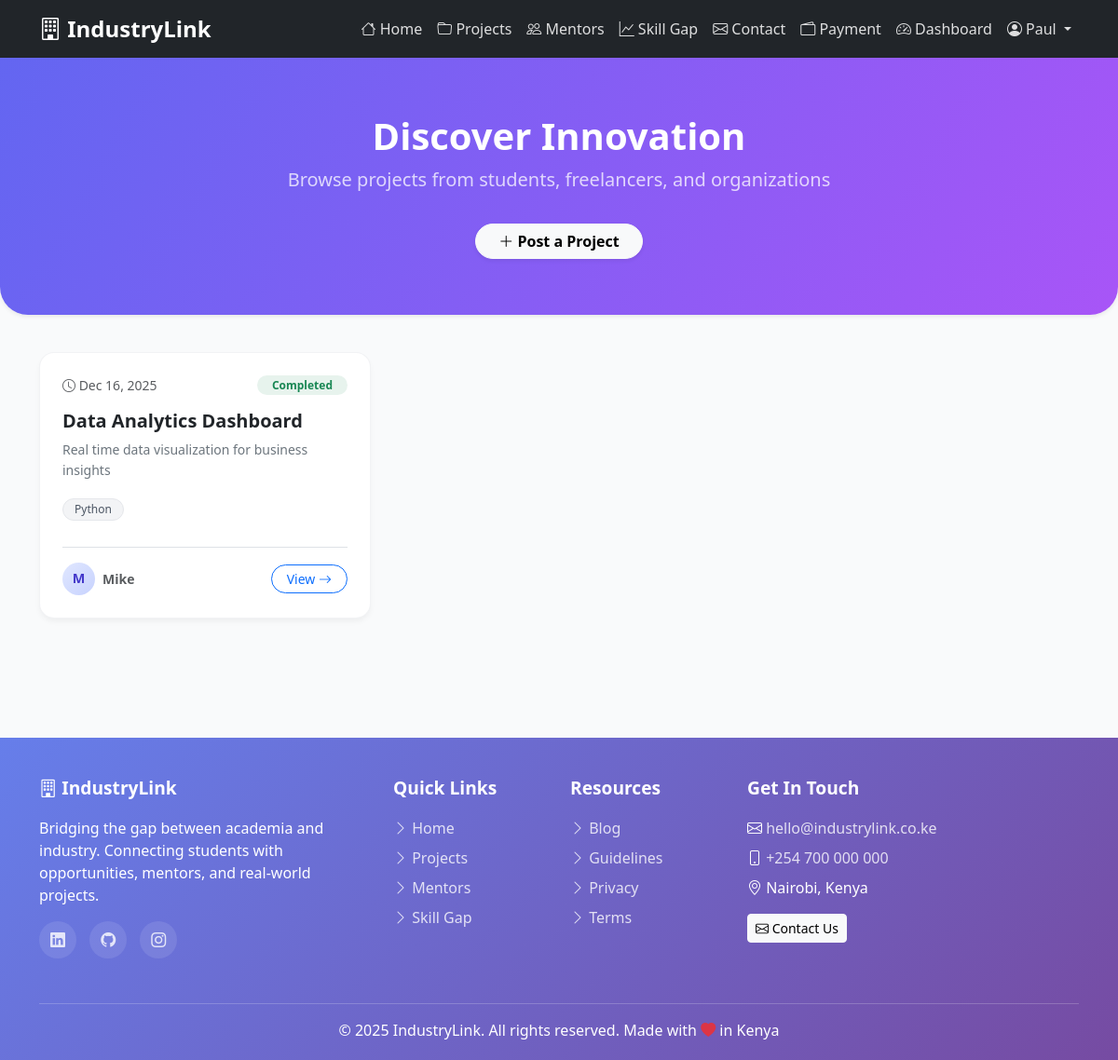
The page /projects/ (signed in) on the database its author committed.
### main/models.py (models this page shows, shortened)
class Project(models.Model):
    STATUS_CHOICES = [
        ('ongoing', 'Ongoing'),
        ('completed', 'Completed'),
        ('paused', 'Paused'),
    ]
    student = models.ForeignKey('StudentProfile', on_delete=models.CASCADE, related_name='projects')
    freelancer = models.ForeignKey('Freelancer', on_delete=models.CASCADE, related_name='projects', null=True, blank=True)
    organization = models.ForeignKey('Organization', on_delete=models.CASCADE, related_name='projects', null=True, blank=True)
    title = models.CharField(max_length=200)
    description = models.TextField()
    skills_used = models.TextField()
    github_link = models.URLField(blank=True)
    status = models.CharField(max_length=20, choices=STATUS_CHOICES, default='ongoing')
    start_date = models.DateField()
    end_date = models.DateField(blank=True, null=True)
    created_at = models.DateTimeField(auto_now_add=True)
    updated_at = models.DateTimeField(auto_now=True)
    class Meta:
        ordering = ['-created_at']

class StudentProfile(models.Model):
    user= models.OneToOneField(User, on_delete=models.CASCADE, related_name='student_profile')
    year_of_study = models.IntegerField()
    course = models.CharField(max_length=200)
    institution = models.CharField(max_length=200)
    email = models.EmailField()
    bio = models.TextField(blank=True)
    skills = models.TextField(help_text="Comma-separated skills")
    created_at = models.DateTimeField(auto_now_add=True)
    updated_at = models.DateTimeField(auto_now=True)
    class Meta:
        verbose_name = "Student Profile"
        verbose_name_plural = "Student Profiles"
        ordering = ['-created_at']

### main/views.py (the view)
# urls.py: path('projects/', views.projects, name='projects'),
def projects(request):
    all_projects = Project.objects.all().order_by('-created_at')
    is_mentor = request.user.is_authenticated and hasattr(request.user, 'mentor')
    return render(request, 'main/projects.html', {
        'projects': all_projects,
        'is_mentor': is_mentor
    })

### main/templates/main/projects.html (shortened to what this page needs)
{% extends 'base.html' %}
{% load static %}
{% block content %}
<div class="project-header text-center text-white shadow-sm">
    <div class="container">
        <h1 class="fw-bold mb-2">Discover Innovation</h1>
        <p class="lead opacity-75">Browse projects from students, freelancers, and organizations</p>
        {% if user.is_authenticated %}
        <a href="{% url 'main:add_project' %}" class="btn btn-light rounded-pill px-4 mt-3 fw-bold shadow-sm">
            <i class="bi bi-plus-lg"></i> Post a Project
        </a>
        {% endif %}
    </div>
</div>
<div class="container mb-5">
    <div class="row g-4">
        {% for project in projects %}
        <div class="col-md-6 col-lg-4" data-aos="fade-up" data-aos-delay="{{ forloop.counter0|add:100 }}">
            <div class="glass-card p-4 d-flex flex-column">
                <div class="d-flex justify-content-between align-items-center mb-3">
                    <small class="text-muted"><i class="bi bi-clock"></i> {{ project.created_at|date:"M d, Y" }}</small>
                    <span class="badge {% if project.status == 'ongoing' %}bg-info bg-opacity-10 text-info{% elif project.status == 'completed' %}bg-success bg-opacity-10 text-success{% else %}bg-warning bg-opacity-10 text-warning{% endif %} rounded-pill px-3">
                        {{ project.get_status_display }}
                    </span>
                </div>
                <h5 class="fw-bold mb-2 text-dark">{{ project.title }}</h5>
                <p class="text-secondary small flex-grow-1" style="line-height: 1.6;">
                    {{ project.description|truncatewords:25 }}
                </p>
                <div class="mb-4">
                    {% for skill in project.skills_used.split|slice:":3" %}
                        <span class="badge badge-subtle small me-1 mb-1">{{ skill }}</span>
                    {% endfor %}
                </div>
                <div class="d-flex justify-content-between align-items-center pt-3 border-top">
                    <div class="d-flex align-items-center">
                        <div class="owner-avatar me-2">
                            {% if project.student %}
                                {{ project.student.user.username|slice:":1"|upper }}
                            {% elif project.freelancer %}
                                {{ project.freelancer.user.username|slice:":1"|upper }}
                            {% elif project.organization %}
                                {{ project.organization.organization_name|slice:":1"|upper }}
                            {% else %}
                                A
                            {% endif %}
                        </div>
                        <small class="text-muted fw-bold">
                            {% if project.student %}
                                {{ project.student.user.username }}
                            {% elif project.freelancer %}
                                {{ project.freelancer.user.username }}
                            {% elif project.organization %}
                                {{ project.organization.organization_name }}
                            {% else %}
                                Admin
                            {% endif %}
                        </small>
                    </div>
                    <a href="{% url 'main:view_project' project.id %}" class="btn btn-outline-primary btn-sm rounded-pill px-3">
                        View <i class="bi bi-arrow-right"></i>
                    </a>
                </div>
            </div>
        </div>
        {% endfor %}
    </div>
</div>
{% endblock %}

### templates/base.html (shortened to what this page needs)
<!DOCTYPE html>
<html lang="en">
<head>
    <link href="https://cdn.jsdelivr.net/npm/bootstrap@5.3.2/dist/css/bootstrap.min.css" rel="stylesheet">
    <link rel="stylesheet" href="https://cdn.jsdelivr.net/npm/bootstrap-icons@1.11.1/font/bootstrap-icons.css">
</head>
<body>
    <nav class="navbar navbar-expand-lg navbar-dark bg-dark">
        <div class="container">
            <a class="navbar-brand" href="{% url 'main:home' %}">
                <i class="bi bi-building"></i> IndustryLink
            </a>
            <div class="collapse navbar-collapse" id="navbarNav">
                <ul class="navbar-nav ms-auto">
                    <li class="nav-item">
                        <a class="nav-link" href="{% url 'main:home' %}">
                            <i class="bi bi-house"></i> Home
                        </a>
                    </li>
                    <li class="nav-item">
                        <a class="nav-link" href="{% url 'main:projects' %}">
                            <i class="bi bi-folder"></i> Projects
                        </a>
                    </li>
                    <li class="nav-item">
                        <a class="nav-link" href="{% url 'main:mentor' %}">
                            <i class="bi bi-people"></i> Mentors
                        </a>
                    </li>
                    <li class="nav-item">
                        <a class="nav-link" href="{% url 'main:skills' %}">
                            <i class="bi bi-graph-up"></i> Skill Gap
                        </a>
                    </li>
                    <li class="nav-item">
                        <a class="nav-link" href="{% url 'main:contact' %}">
                            <i class="bi bi-envelope"></i> Contact
                        </a>
                    </li>
                    <li class="nav-item">
                        <a class="nav-link" href="{% url 'main:payment' %}">
                            <i class="bi bi-wallet2"></i> Payment
                        </a>
                    </li>
                    {% if request.user.is_authenticated %}
                        <li class="nav-item">
                            <a class="nav-link" href="{% url 'main:dashboard' %}">
                                <i class="bi bi-speedometer2"></i> Dashboard
                            </a>
                        </li>
                        <li class="nav-item dropdown">
                            <a class="nav-link dropdown-toggle" href="#" id="userDropdown" role="button" data-bs-toggle="dropdown" aria-expanded="false">
                                <i class="bi bi-person-circle"></i> {{ request.user.username }}
                            </a>
                        </li>
                    {% endif %}
                </ul>
            </div>
        </div>
    </nav>
    <main>
        {% block content %}
        {% endblock %}
    </main>
    <footer>
        <div class="container">
            <div class="row">
                <div class="col-md-4 mb-4">
                    <div class="footer-heading">
                        <i class="bi bi-building"></i> IndustryLink
                    </div>
                    <p class="mb-3">
                        Bridging the gap between academia and industry.
                        Connecting students with opportunities, mentors, and real-world projects.
                    </p>
                    <div class="social-icons">
                        <a href="#" aria-label="LinkedIn"><i class="bi bi-linkedin"></i></a>
                        <a href="#" aria-label="GitHub"><i class="bi bi-github"></i></a>
                        <a href="#" aria-label="Instagram"><i class="bi bi-instagram"></i></a>
                    </div>
                </div>
                <div class="col-md-2 mb-4">
                    <div class="footer-heading">Quick Links</div>
                    <ul class="list-unstyled">
                        <li class="mb-2"><a href="{% url 'main:home' %}"><i class="bi bi-chevron-right"></i> Home</a></li>
                        <li class="mb-2"><a href="{% url 'main:projects' %}"><i class="bi bi-chevron-right"></i> Projects</a></li>
                        <li class="mb-2"><a href="{% url 'main:mentor' %}"><i class="bi bi-chevron-right"></i> Mentors</a></li>
                        <li class="mb-2"><a href="{% url 'main:skills' %}"><i class="bi bi-chevron-right"></i> Skill Gap</a></li>
                    </ul>
                </div>
                <div class="col-md-2 mb-4">
                    <div class="footer-heading">Resources</div>
                    <ul class="list-unstyled">
                        <li class="mb-2"><a href="#"><i class="bi bi-chevron-right"></i> Blog</a></li>
                        <li class="mb-2"><a href="#"><i class="bi bi-chevron-right"></i> Guidelines</a></li>
                        <li class="mb-2"><a href="#"><i class="bi bi-chevron-right"></i> Privacy</a></li>
                        <li class="mb-2"><a href="#"><i class="bi bi-chevron-right"></i> Terms</a></li>
                    </ul>
                </div>
                <div class="col-md-4 mb-4">
                    <div class="footer-heading">Get In Touch</div>
                    <ul class="list-unstyled">
                        <li class="mb-2">
                            <i class="bi bi-envelope"></i>
                            <a href="mailto:hello@industrylink.co.ke">hello@industrylink.co.ke</a>
                        </li>
                        <li class="mb-2">
                            <i class="bi bi-phone"></i>
                            <a href="tel:+254700000000">+254 700 000 000</a>
                        </li>
                        <li class="mb-2">
                            <i class="bi bi-geo-alt"></i> Nairobi, Kenya
                        </li>
                    </ul>
                    <div class="mt-3">
                        <a href="{% url 'main:contact' %}" class="btn btn-light btn-sm">
                            <i class="bi bi-envelope"></i> Contact Us
                        </a>
                    </div>
                </div>
            </div>
            <hr class="bg-white mt-4" style="opacity: 0.2;">
            <div class="row">
                <div class="col-12 text-center">
                    <p class="mb-0">
                        &copy; 2025 IndustryLink. All rights reserved.
                        Made with <i class="bi bi-heart-fill text-danger"></i> in Kenya
                    </p>
                </div>
            </div>
        </div>
    </footer>
</body>
</html>

### templates/base.html (style rules this page uses)
html, body { height: 100%; }
body { display: flex; flex-direction: column; }
main { flex: 1 0 auto; }
footer { flex-shrink: 0; background: linear-gradient(135deg, #667eea 0%, #764ba2 100%); color: white; padding: 40px 0 20px 0; margin-top: 80px; }
footer a { color: rgba(255,255,255,0.8); text-decoration: none; transition: color 0.3s; }
footer .footer-heading { font-size: 1.2rem; font-weight: bold; margin-bottom: 1rem; }
footer .social-icons a { display: inline-flex; align-items: center; justify-content: center; width: 40px; height: 40px; background: rgba(255,255,255,0.1); border-radius: 50%; margin-right: 10px; transition: all 0.3s; }
.navbar-brand { font-weight: bold; font-size: 1.5rem; }
.nav-link { color: rgba(255,255,255,.85) !important; transition: color 0.3s; }

### main/templates/main/projects.html (style rules this page uses)
body { background-color: #f9fafb; }
.project-header { background: linear-gradient(120deg, #6366f1 0%, #a855f7 100%); padding: 60px 0; border-radius: 0 0 30px 30px; margin-bottom: 40px; }
.glass-card { background: white; border: 1px solid rgba(229, 231, 235, 0.5); box-shadow: 0 4px 6px -1px rgba(0, 0, 0, 0.05); border-radius: 16px; transition: all 0.3s ease; height: 100%; }
.badge-subtle { background-color: #f3f4f6; color: #4b5563; border: 1px solid #e5e7eb; font-weight: 500; padding: 5px 12px; border-radius: 20px; }
.owner-avatar { width: 35px; height: 35px; background: linear-gradient(135deg, #e0e7ff 0%, #c7d2fe 100%); color: #4338ca; border-radius: 50%; display: flex; align-items: center; justify-content: center; font-weight: bold; font-size: 0.9rem; }

### rows shown on the page
Project: created_at "Dec 16, 2025", status "Completed", title "Data Analytics Dashboard", description "Real time data visualization for business insights", split "Python", student.user.username "M", student.user.username "Mike"

### other values the page prints
{{ request.user.username }} "Paul"
